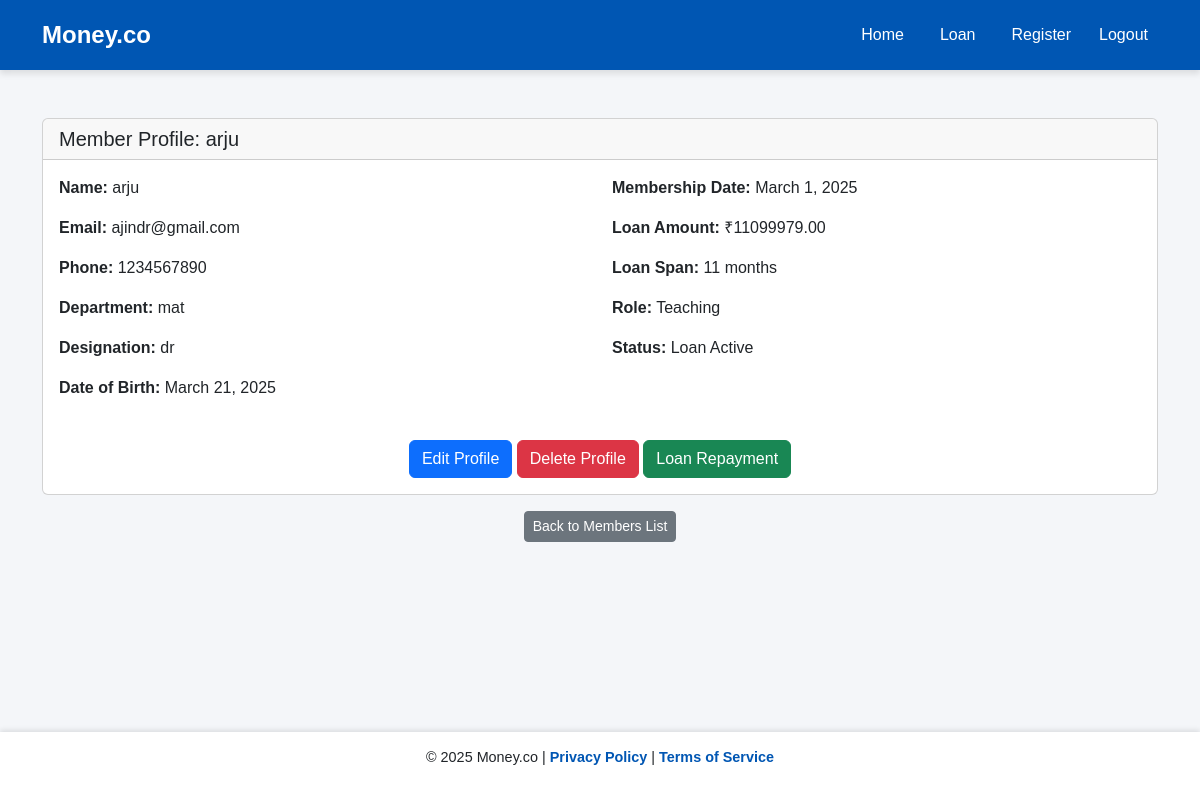
The app's page /details/13/, older data.
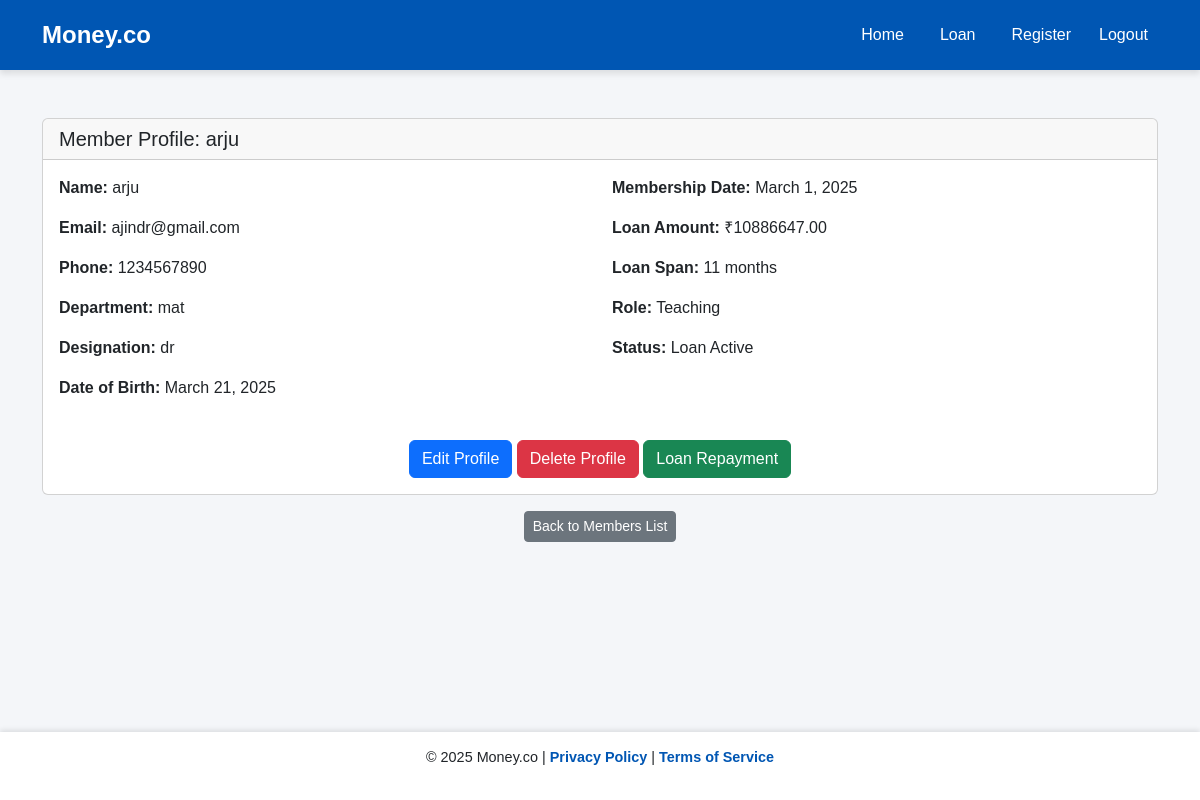
The same page, newer data.
### moneyapp/models.py (models this page shows, shortened)
class Member(models.Model):
    ROLE_CHOICES = [
        ('Teaching', 'Teaching Staff'),
        ('Non-Teaching', 'Non-Teaching Staff'),
    ]
    name = models.CharField(max_length=100)
    member_id = models.CharField(max_length=50, unique=True)
    department = models.CharField(max_length=100, blank=True)
    designation = models.CharField(max_length=100, blank=True)
    mob = models.BigIntegerField()
    email = models.EmailField()
    dob = models.DateField()
    doj = models.DateField()
    doj_service = models.DateField()
    maximum_period = models.IntegerField()
    max_loan_amount = models.DecimalField(max_digits=10, decimal_places=2)
    city = models.CharField(max_length=100)
    pincode = models.CharField(max_length=10)
    role = models.CharField(max_length=20, choices=ROLE_CHOICES, default='Non-Teaching')
    has_loan = models.BooleanField(default=False)

### moneyapp/views.py (the view)
# urls.py: path('details/<int:member_id>/', views.detail_members, name='detail_members'),
def detail_members(request, member_id):
    member = get_object_or_404(Member, id=member_id)
    num_repayments = LoanRepayment.objects.filter(member=member).count()
    return render(request, 'detail_members.html', {'member': member, 'num_repayments': num_repayments})

### moneyapp/templates/detail_members.html (shortened to what this page needs)
{% extends 'base.html' %}
{% block content %}
<div class="container mt-5">
	<div class="card">
		<div class="card-header">
			<h5 class="mb-0">Member Profile: {{ member.name }}</h5>
		</div>
		<div class="card-body">
			<div class="row">
				<div class="col-md-6">
					<p><strong>Name:</strong> {{ member.name }}</p>
					<p><strong>Email:</strong> {{ member.email }}</p>
					<p><strong>Phone:</strong> {{ member.mob }}</p>
					<p><strong>Department:</strong> {{ member.department }}</p>
					<p><strong>Designation:</strong> {{ member.designation }}</p>
					<p><strong>Date of Birth:</strong> {{ member.dob }}</p>
				</div>
				<div class="col-md-6">
					<p><strong>Membership Date:</strong> {{ member.doj }}</p>
					<p><strong>Loan Amount:</strong> ₹{{ member.max_loan_amount }}</p>
					<p><strong>Loan Span:</strong> {{ member.maximum_period }} months</p>
					<p><strong>Role:</strong> {{ member.role }}</p>
					<p><strong>Status:</strong> {% if member.has_loan %}Loan Active{% else %}No Active Loan{% endif %}</p>
				</div>
			</div>
			<div class="text-center mt-4">
				<a href="{% url 'edit_member' member.id %}" class="btn btn-primary">Edit Profile</a>
				<a href="{% url 'delete_member' member.id %}" class="btn btn-danger" onclick="return confirm('Are you sure you want to delete this member?');">Delete Profile</a>
				<a href="{% url 'loan_repayment' member.id %}" class="btn btn-success">Loan Repayment</a>
			</div>
		</div>
	</div>
	<div class="text-center mt-3">
		<a href="{% url 'loan' %}" class="btn btn-sm btn-secondary">Back to Members List</a>
	</div>
</div>
{% endblock %}

Row changes from the older to the newer data that the page shows:
changed Member "arju": max_loan_amount "11099979.00" → "10886647.00"
